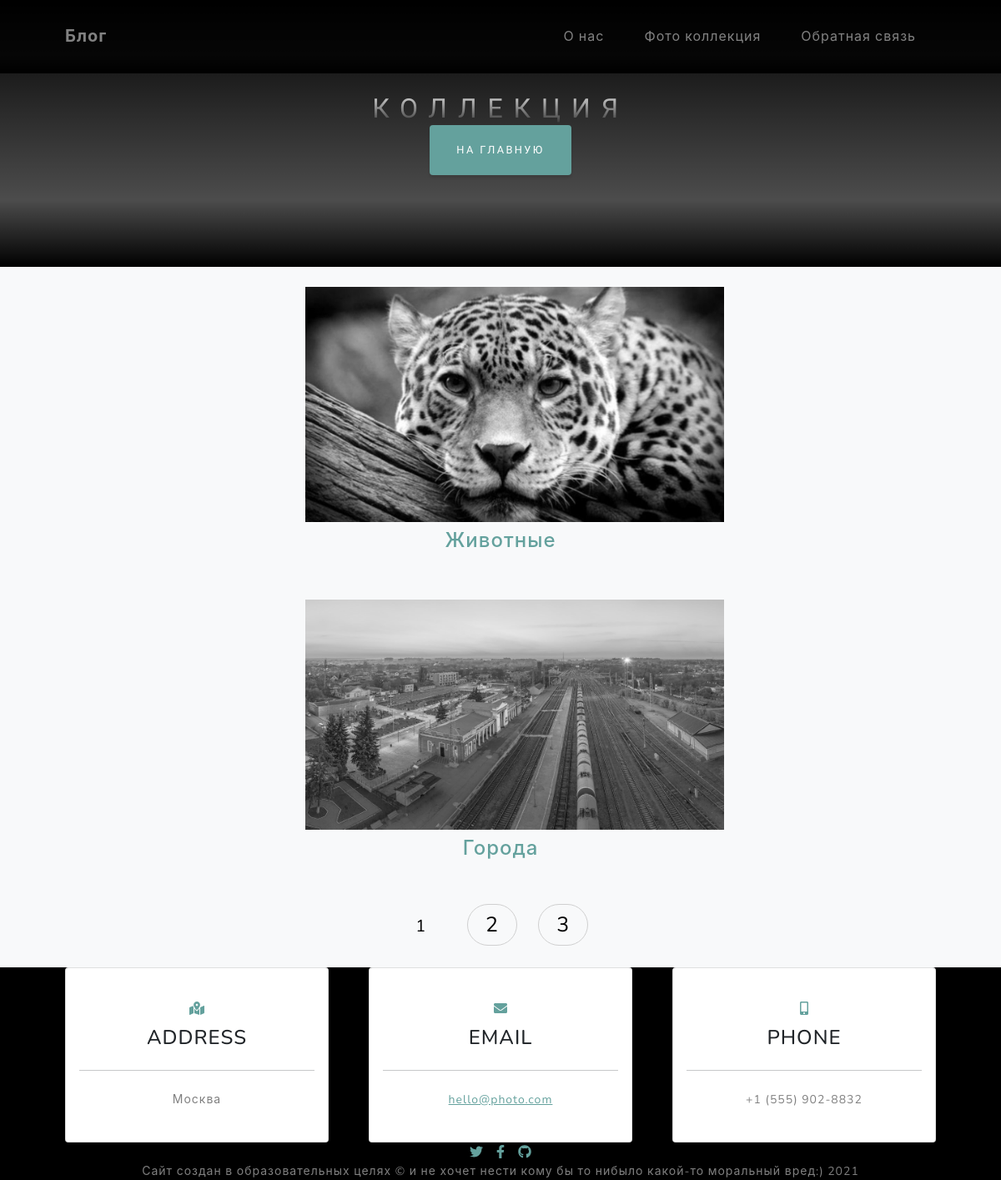
The app's page /photo/ with its own data.
### sitephoto/models.py (models this page shows, shortened)
class Photo(models.Model):
    title = models.CharField(max_length=255, verbose_name='Название для поля фотографий ')
    slug = models.SlugField(unique=True, verbose_name='Слаг для поля фото')
    text = models.TextField(verbose_name='Описание для фотографий')
    photo_image = models.ImageField(upload_to='photo_image/', verbose_name='Изображение для фото коллекции')
    date = models.DateField(auto_now_add=True, verbose_name='Дата публикации')
    draft = models.BooleanField(default=True, verbose_name='Чероновик')
    def get_absolute_url(self):
        return reverse('photo_detail', kwargs={'slug': self.slug})
    class Meta:
        ordering = ['-date']
        verbose_name = 'Фотография'
        verbose_name_plural = 'Фотографии'

### sitephoto/views.py (the view)
# urls.py: path('photo/', PhotoList.as_view(), name='photo_list'),
class PhotoList(ListView):
    paginate_by = 2
    model = Photo
    template_name = 'photo/photo_list_view.html'
    context_object_name = 'photos'

### sitephoto/templates/photo/photo_list_view.html (shortened to what this page needs)
{% extends 'photo.html' %}
{% block content %}
<body id="page-top">
<header class="masthead">
    <div class="container px-4 px-lg-5 d-flex h-100 align-items-center justify-content-center">
        <div class="d-flex justify-content-center">
            <div class="text-center">
                <h2 class="mx-auto my-0 text-uppercase">коллекция</h2>
                <a class="btn btn-primary" href="{%  url 'base_view'  %}">на главную</a>
            </div>
        </div>
    </div>
</header>
<section class="projects-section bg-light" id="projects">
    <div class="container px-4 px-lg-2">
        {% for photo in photos %}
        <div class="row gx-0 justify-content-center">
            <div class="col-md-5 product-men">
                <div class="product-shoe-info editContent text-center mt-lg-4">
                    <div class="image">
                        <img src="{{  photo.photo_image.url }}" class="img-fluid" alt="">
                    </div>
                    <div class="item-info-product">
                        <h4 class="">
                            <a class="nav-link active" aria-current="page" href="{{ photo.get_absolute_url }}">
                                {{ photo.text|safe }}</a>
                        </h4>
                    </div>
                </div>
            </div>
            {% endfor %}
            <nav class="list-pages">
                <ul>
                    {% for p in page_obj.paginator.page_range %}
                    {% if page_obj.number == p %}
                    <li class="page-num page-num-selected">{{ p }}</li>
                    {% elif p >= page_obj.number|add:-2 and p <= page_obj.number|add:2 %}
                    <li class="page-num">
                        <a href="?page={{ p }}">{{ p }}</a>
                    </li>
                    {% endif %}
                    {% endfor %}
                </ul>
            </nav>
        </div>
    </div>
</section>
</body>
{% endblock %}

### templates/photo.html (shortened to what this page needs)
<!doctype html>
{% load static %}
<html lang="en">
    <link href="https://cdn.jsdelivr.net/npm/bootstrap@5.1.3/dist/css/bootstrap.min.css" rel="stylesheet"
>
    <link rel="stylesheet" href="{% static 'css/styles.css' %}" rel="stylesheet">
</head>
</html>
</head>
<body>
<nav class="navbar navbar-expand-lg navbar-light fixed-top" id="mainNav">
    <div class="container px-4 px-lg-5">
        <a class="navbar-brand" href="{%  url 'blog_list'  %}">Блог</a>
        <div class="collapse navbar-collapse" id="navbarResponsive">
            <ul class="navbar-nav ms-auto">
                <li class="nav-item"><a class="nav-link" href="{%  url 'about'  %}">О нас </a></li>
                <li class="nav-item"><a class="nav-link" href="{%  url 'photo_list'  %}">Фото коллекция</a></li>
                <li class="nav-item"><a class="nav-link" href="{%  url 'connection'  %}">Обратная связь</a></li>
            </ul>
        </div>
    </div>
</nav>
{% block content %}
{% endblock %}
<section class="contact-section bg-black" >
    <div class="fixed-tops">
        <div class="container px-4 px-lg-5">
            <div class="row gx-4 gx-lg-5">
                <div class="col-md-4 mb-3 mb-md-0">
                    <div class="card py-4 h-100">
                        <div class="card-body text-center">
                            <i class="fas fa-map-marked-alt text-primary mb-2"></i>
                            <h4 class="text-uppercase m-0">Address</h4>
                            <hr class="my-4 mx-auto"/>
                            <div class="small text-black-50">Москва</div>
                        </div>
                    </div>
                </div>
                <div class="col-md-4 mb-3 mb-md-0">
                    <div class="card py-4 h-100">
                        <div class="card-body text-center">
                            <i class="fas fa-envelope text-primary mb-2"></i>
                            <h4 class="text-uppercase m-0">Email</h4>
                            <hr class="my-4 mx-auto"/>
                            <div class="small text-black-50"><a href="#!">hello@photo.com</a></div>
                        </div>
                    </div>
                </div>
                <div class="col-md-4 mb-3 mb-md-0">
                    <div class="card py-4 h-100">
                        <div class="card-body text-center">
                            <i class="fas fa-mobile-alt text-primary mb-2"></i>
                            <h4 class="text-uppercase m-0">Phone</h4>
                            <hr class="my-4 mx-auto"/>
                            <div class="small text-black-50">+1 (555) 902-8832</div>
                        </div>
                    </div>
                </div>
            </div>
            <div class="social d-flex justify-content-center">
                <a class="mx-2" href="#!"><i class="fab fa-twitter"></i></a>
                <a class="mx-2" href="#!"><i class="fab fa-facebook-f"></i></a>
                <a class="mx-2" href="#!"><i class="fab fa-github"></i></a>
            </div>
        </div>
    </div>
</section>
<div class="fixed-tops">
<footer class="footer bg-black small text-center text-white-50">
    <div class="container px-4 px-lg-5">Сайт создан в образовательных целях &copy; и не хочет нести кому бы то нибыло
        какой-то моральный вред:) 2021
    </div>
</footer>
    </div>
</body>
</html>

### records on screen
Photo: photo_image (picture), text "Животные"
Photo: photo_image (picture), text "Города"

### other values on screen
{{ p }} "1"
{{ p }} "2" "3"
